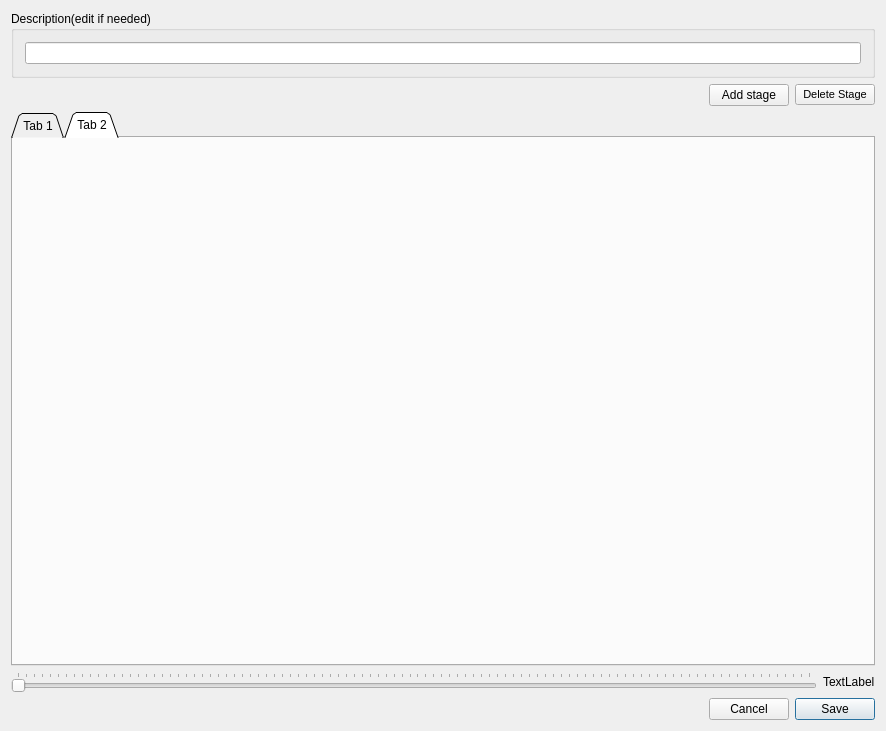
<?xml version="1.0" encoding="UTF-8"?>
<ui version="4.0">
 <class>TestEditDialog</class>
 <widget class="QDialog" name="TestEditDialog">
  <property name="geometry">
   <rect>
    <x>0</x>
    <y>0</y>
    <width>886</width>
    <height>731</height>
   </rect>
  </property>
  <property name="windowTitle">
   <string>TestEditDialog</string>
  </property>
  <layout class="QGridLayout" name="gridLayout_2">
   <item row="0" column="0">
    <layout class="QVBoxLayout" name="verticalLayout">
     <item>
      <widget class="QGroupBox" name="groupBox">
       <property name="title">
        <string>Description(edit if needed)</string>
       </property>
       <layout class="QGridLayout" name="gridLayout">
        <item row="0" column="0">
         <widget class="QLineEdit" name="edit_description"/>
        </item>
       </layout>
      </widget>
     </item>
     <item>
      <layout class="QHBoxLayout" name="horizontalLayout">
       <item>
        <spacer name="horizontalSpacer">
         <property name="orientation">
          <enum>Qt::Horizontal</enum>
         </property>
         <property name="sizeHint" stdset="0">
          <size>
           <width>40</width>
           <height>20</height>
          </size>
         </property>
        </spacer>
       </item>
       <item>
        <widget class="QPushButton" name="button_add_stage">
         <property name="text">
          <string>Add stage</string>
         </property>
        </widget>
       </item>
       <item>
        <widget class="QPushButton" name="button_delete_stage">
         <property name="font">
          <font>
           <pointsize>8</pointsize>
          </font>
         </property>
         <property name="text">
          <string>Delete Stage</string>
         </property>
        </widget>
       </item>
      </layout>
     </item>
     <item>
      <widget class="QTabWidget" name="stages_tab">
       <property name="tabShape">
        <enum>QTabWidget::Triangular</enum>
       </property>
       <property name="currentIndex">
        <number>1</number>
       </property>
       <property name="elideMode">
        <enum>Qt::ElideLeft</enum>
       </property>
       <property name="movable">
        <bool>true</bool>
       </property>
       <widget class="QWidget" name="tab">
        <attribute name="title">
         <string>Tab 1</string>
        </attribute>
       </widget>
       <widget class="QWidget" name="tab_2">
        <attribute name="title">
         <string>Tab 2</string>
        </attribute>
       </widget>
      </widget>
     </item>
     <item>
      <layout class="QHBoxLayout" name="horizontalLayout_2">
       <item>
        <widget class="QSlider" name="slider_time">
         <property name="orientation">
          <enum>Qt::Horizontal</enum>
         </property>
         <property name="invertedControls">
          <bool>false</bool>
         </property>
         <property name="tickPosition">
          <enum>QSlider::TicksAbove</enum>
         </property>
        </widget>
       </item>
       <item>
        <widget class="QLabel" name="label_full_time">
         <property name="text">
          <string>TextLabel</string>
         </property>
        </widget>
       </item>
      </layout>
     </item>
     <item>
      <layout class="QHBoxLayout" name="horizontalLayout_3">
       <item>
        <spacer name="horizontalSpacer_2">
         <property name="orientation">
          <enum>Qt::Horizontal</enum>
         </property>
         <property name="sizeHint" stdset="0">
          <size>
           <width>40</width>
           <height>20</height>
          </size>
         </property>
        </spacer>
       </item>
       <item>
        <widget class="QPushButton" name="button_cancel">
         <property name="text">
          <string>Cancel</string>
         </property>
        </widget>
       </item>
       <item>
        <widget class="QPushButton" name="button_save">
         <property name="text">
          <string>Save</string>
         </property>
         <property name="default">
          <bool>true</bool>
         </property>
        </widget>
       </item>
      </layout>
     </item>
    </layout>
   </item>
  </layout>
 </widget>
 <layoutdefault spacing="6" margin="11"/>
 <resources/>
 <connections/>
</ui>
